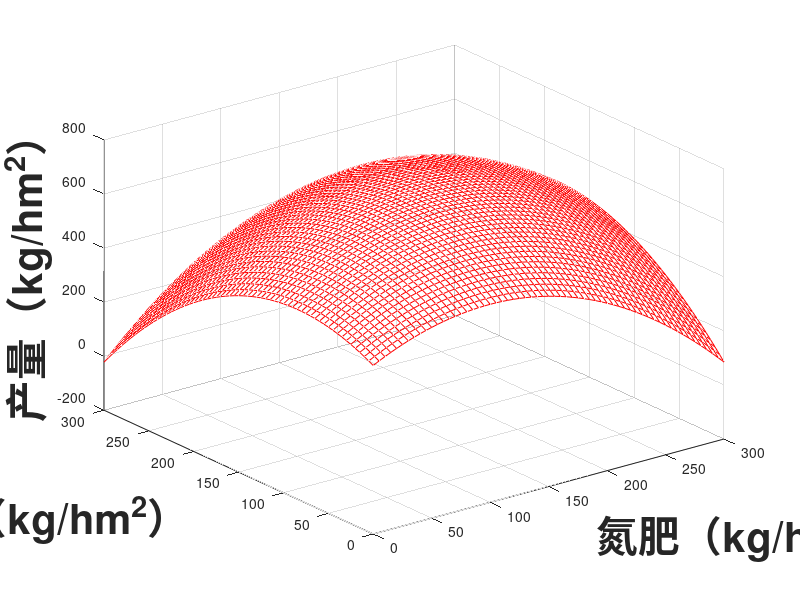
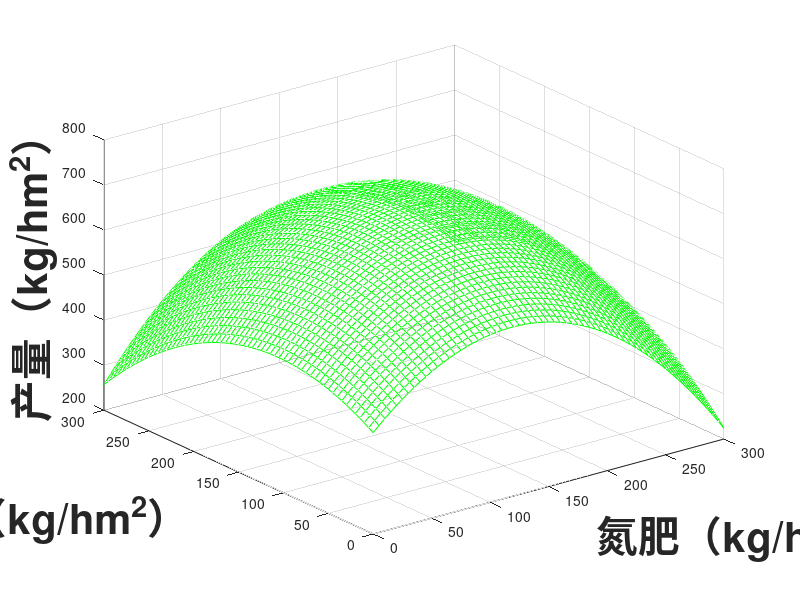
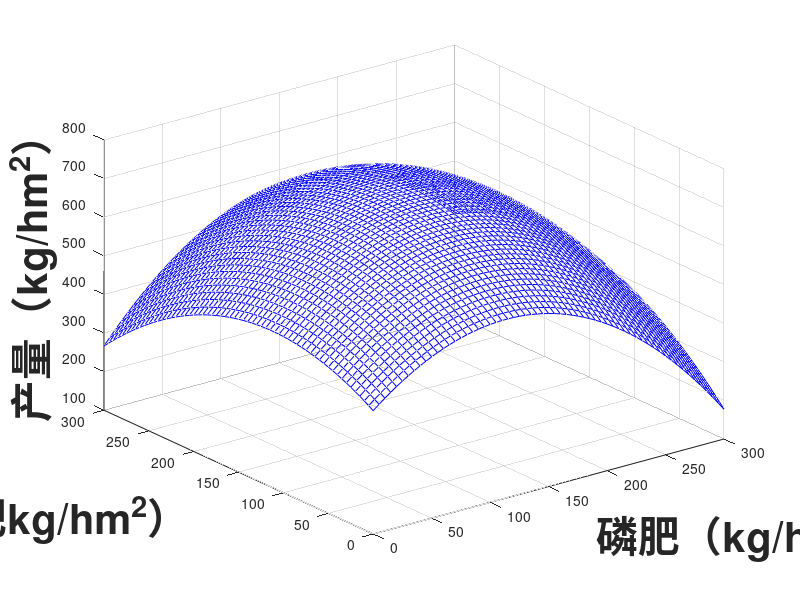

Recreate these plots in MATLAB, in order.

n=0:5:300
p=0:5:300
k=0:5:300

figure(1)
set(gcf,'position',[0 0 1920 1080]);
set(gcf,'Name','NP');
[N,P]=meshgrid(n,p)
NP=423.6646+2.2008.*N+1.8742.*P-0.0111.*N.^2-0.0112.*P.^2+0.0076.*N.*P
surf(N,P,NP,'FaceColor','none','EdgeColor',[1 0 0]),
xlabel('氮肥（kg/hm^2）','fontsize',30,'FontWeight','bold'),
ylabel('磷肥（kg/hm^2）','fontsize',30,'FontWeight','bold'),
zlabel('产量（kg/hm^2）','fontsize',30,'FontWeight','bold')
print(gcf,'-dpng','NP.png') 
hold on

figure(2)
set(gcf,'position',[0 0 1920 1080]);
set(gcf,'Name','NK');
[N,K]=meshgrid(n,k)
NK=424.9943+2.5399.*N+1.3300.*K-0.0107.*N.^2-0.0063.*K.^2+0.0034.*N.*K 					
surf(N,K,NK,'FaceColor','none','EdgeColor',[0 1 0]),
xlabel('氮肥（kg/hm^2）','fontsize',30,'FontWeight','bold'),
ylabel('钾肥（kg/hm^2）','fontsize',30,'FontWeight','bold'),
zlabel('产量（kg/hm^2）','fontsize',30,'FontWeight','bold')
print(gcf,'-dpng','NK.png')
hold on

figure(3)
set(gcf,'position',[0 0 1920 1080]);
set(gcf,'Name','PK');
[P,K]=meshgrid(p,k)
PK=419.5029+2.5227.*P+1.5296.*K-0.0111.*P.^2-0.0068.*K.^2+0.0038.*P.*K 
surf(P,K,PK,'FaceColor','none','EdgeColor',[0 0 1]),
xlabel('磷肥（kg/hm^2）','fontsize',30,'FontWeight','bold'),
ylabel('钾肥kg/hm^2）','fontsize',30,'FontWeight','bold'),
zlabel('产量（kg/hm^2）','fontsize',30,'FontWeight','bold')
print(gcf,'-dpng','PK.png')
hold on